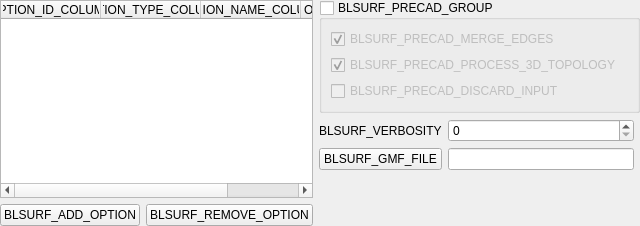
<?xml version="1.0" encoding="UTF-8"?>
<ui version="4.0">
 <class>BLSURFPluginGUI_AdvWidget_QTD</class>
 <widget class="QWidget" name="BLSURFPluginGUI_AdvWidget_QTD">
  <property name="geometry">
   <rect>
    <x>0</x>
    <y>0</y>
    <width>567</width>
    <height>226</height>
   </rect>
  </property>
  <layout class="QGridLayout" name="gridLayout_4">
   <property name="margin">
    <number>0</number>
   </property>
   <item row="0" column="0">
    <layout class="QGridLayout" name="gridLayout_3">
     <item row="0" column="0" colspan="2">
      <widget class="QTableWidget" name="myOptionTable">
       <property name="alternatingRowColors">
        <bool>true</bool>
       </property>
       <property name="sortingEnabled">
        <bool>true</bool>
       </property>
       <attribute name="horizontalHeaderStretchLastSection">
        <bool>true</bool>
       </attribute>
       <attribute name="verticalHeaderVisible">
        <bool>false</bool>
       </attribute>
       <attribute name="verticalHeaderVisible">
        <bool>false</bool>
       </attribute>
       <attribute name="horizontalHeaderStretchLastSection">
        <bool>true</bool>
       </attribute>
       <column>
        <property name="text">
         <string>OPTION_ID_COLUMN</string>
        </property>
       </column>
       <column>
        <property name="text">
         <string>OPTION_TYPE_COLUMN</string>
        </property>
       </column>
       <column>
        <property name="text">
         <string>OPTION_NAME_COLUMN</string>
        </property>
       </column>
       <column>
        <property name="text">
         <string>OPTION_VALUE_COLUMN</string>
        </property>
       </column>
      </widget>
     </item>
     <item row="1" column="0">
      <widget class="QPushButton" name="addBtn">
       <property name="text">
        <string>BLSURF_ADD_OPTION</string>
       </property>
      </widget>
     </item>
     <item row="1" column="1">
      <widget class="QPushButton" name="rmBtn">
       <property name="text">
        <string>BLSURF_REMOVE_OPTION</string>
       </property>
      </widget>
     </item>
    </layout>
   </item>
   <item row="0" column="1">
    <layout class="QGridLayout" name="gridLayout_2">
     <property name="topMargin">
      <number>0</number>
     </property>
     <item row="1" column="0" colspan="3">
      <widget class="QGroupBox" name="myPreCADGroupBox">
       <property name="title">
        <string>BLSURF_PRECAD_GROUP</string>
       </property>
       <property name="checkable">
        <bool>true</bool>
       </property>
       <property name="checked">
        <bool>false</bool>
       </property>
       <layout class="QGridLayout" name="gridLayout">
        <item row="0" column="0" colspan="2">
         <widget class="QCheckBox" name="myPreCADMergeEdges">
          <property name="text">
           <string>BLSURF_PRECAD_MERGE_EDGES</string>
          </property>
          <property name="checked">
           <bool>true</bool>
          </property>
         </widget>
        </item>
        <item row="1" column="0">
         <widget class="QCheckBox" name="myPreCADProcess3DTopology">
          <property name="text">
           <string>BLSURF_PRECAD_PROCESS_3D_TOPOLOGY</string>
          </property>
          <property name="checked">
           <bool>true</bool>
          </property>
         </widget>
        </item>
        <item row="2" column="0" colspan="2">
         <widget class="QCheckBox" name="myPreCADDiscardInput">
          <property name="text">
           <string>BLSURF_PRECAD_DISCARD_INPUT</string>
          </property>
         </widget>
        </item>
       </layout>
      </widget>
     </item>
     <item row="3" column="0">
      <widget class="QPushButton" name="chooseGMFBtn">
       <property name="text">
        <string>BLSURF_GMF_FILE</string>
       </property>
      </widget>
     </item>
     <item row="3" column="1">
      <widget class="QLineEdit" name="myGMFFileName"/>
     </item>
     <item row="4" column="0" colspan="3">
      <spacer name="verticalSpacer">
       <property name="orientation">
        <enum>Qt::Vertical</enum>
       </property>
       <property name="sizeHint" stdset="0">
        <size>
         <width>20</width>
         <height>53</height>
        </size>
       </property>
      </spacer>
     </item>
     <item row="2" column="0">
      <widget class="QLabel" name="label_2">
       <property name="text">
        <string>BLSURF_VERBOSITY</string>
       </property>
      </widget>
     </item>
     <item row="2" column="1">
      <widget class="QSpinBox" name="myVerbosity">
       <property name="maximum">
        <number>100</number>
       </property>
       <property name="singleStep">
        <number>5</number>
       </property>
      </widget>
     </item>
    </layout>
   </item>
  </layout>
 </widget>
 <tabstops>
  <tabstop>myOptionTable</tabstop>
  <tabstop>addBtn</tabstop>
  <tabstop>rmBtn</tabstop>
  <tabstop>myPreCADGroupBox</tabstop>
  <tabstop>myPreCADMergeEdges</tabstop>
  <tabstop>myPreCADProcess3DTopology</tabstop>
  <tabstop>myPreCADDiscardInput</tabstop>
  <tabstop>myVerbosity</tabstop>
  <tabstop>chooseGMFBtn</tabstop>
  <tabstop>myGMFFileName</tabstop>
 </tabstops>
 <resources/>
 <connections>
  <connection>
   <sender>chooseGMFBtn</sender>
   <signal>clicked()</signal>
   <receiver>BLSURFPluginGUI_AdvWidget_QTD</receiver>
   <slot>onChooseGMFFile()</slot>
   <hints>
    <hint type="sourcelabel">
     <x>371</x>
     <y>136</y>
    </hint>
    <hint type="destinationlabel">
     <x>328</x>
     <y>194</y>
    </hint>
   </hints>
  </connection>
 </connections>
 <slots>
  <slot>onChooseGMFFile()</slot>
 </slots>
</ui>
